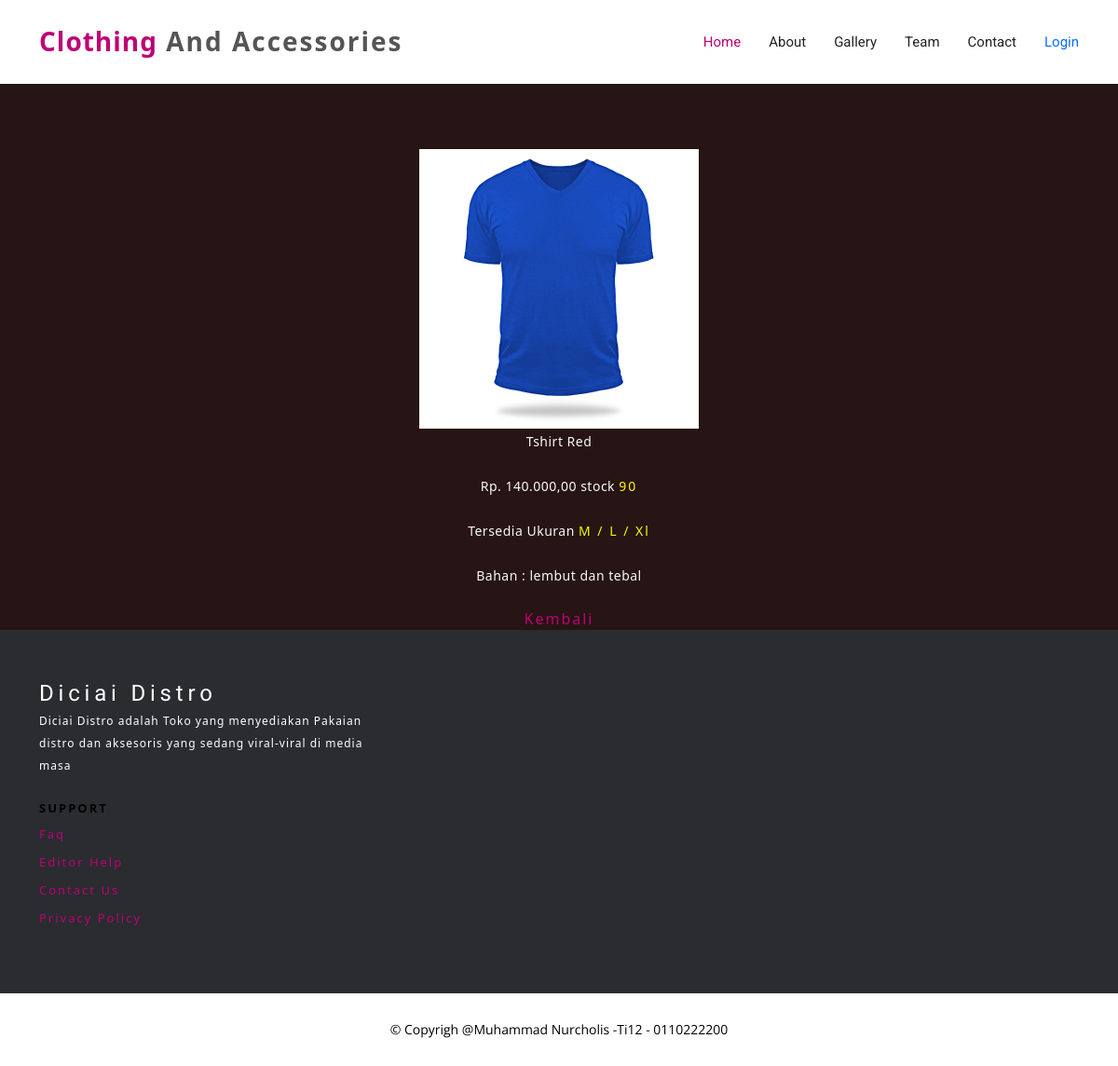
Screenshot of /detail.php?id=1 with the database file from the repository.
### tables this page shows
CREATE TABLE `product` (
  `id` int(11) NOT NULL,
  `sku` varchar(45) DEFAULT NULL,
  `name` varchar(45) DEFAULT NULL,
  `purchase_price` int(11) DEFAULT NULL,
  `sell_price` int(11) DEFAULT NULL,
  `stock` int(11) DEFAULT 0,
  `min_stock` int(11) DEFAULT 0,
  `product_type_id` int(11) NOT NULL,
  `restock_id` int(11) NOT NULL
);

### feat/functions.php (called while the page is built, shortened)
<?php
$conn = mysqli_connect("localhost", "root", "", "dbclothing");
function query($query)
{
    global $conn;
    $result = mysqli_query($conn, $query);
    $rows = [];
    while ($row = mysqli_fetch_assoc($result)) {
        $rows[] = $row;
    }
    return $rows;
};

### detail.php (the view)
<?php
require_once "templates/navbar.php";
$id = $_GET['id'];
$product = query("SELECT * FROM product WHERE id = $id")[0];
?>
<section>
    <center>
        <img src="assets/img/<?= $product['sku']; ?>.jpg" align="center" width="300px">
        <p class="text-light"><?= $product["name"]; ?></p>
        <p class="text-light">Rp. <?= number_format($product['sell_price'], 2, ",", "."); ?> stock <a style="color: rgb(253, 249, 5);"> <?= $product["stock"]; ?></a></p>
        <p class="text-light">Tersedia Ukuran <a style="color: rgb(229, 255, 0); "> M /</a><a style="color: rgb(217, 255, 0); "> L /</a><a style="color: rgb(238, 255, 0); "> Xl </a></p>
        <p class="text-light">Bahan : lembut dan tebal</p>
        <a href="index.php">Kembali</a>
    </center>
</section>
<?php require_once "templates/footer.php" ?>

### assets/css/style.css (style rules this page uses)
section { margin-top: 10rem; }
body { background-color: #271414; color: #333; }
a { letter-spacing: 2px; text-decoration: none; color: #be0276; }
p { color: #000000; font-size: 14px; font-weight: 300; letter-spacing: 0.5px; line-height: 2; margin-bottom: 20px; }
section { overflow: hidden; }

### rows the page displays
product: sku (picture), name "Tshirt Red", sell_price "140.000,00", stock "90"
